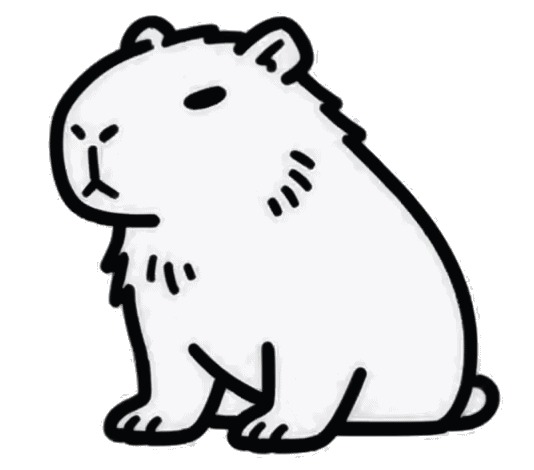
#> input picture StatusMonitor/Assets/mini.webp, 534 x 470 px, found by its file name; its folder holds 4 pictures in this run
$ python align-mini-animations.py
#> lines starting #> are read from the running program, lines starting #| are printed output that depends on the picture
"""Register both clips by resting-pose height, horizontal center and foot baseline.

One fixed affine transform per clip preserves its motion. The shared crop fits all
frames, rather than recentering each frame and cancelling the actual performance.
"""
import io
import json
import zipfile
from pathlib import Path
from PIL import Image

clips = {}
for name, source in [('mini-click', 'mini'), ('mini-drag', 'startup')]:
    frames, durations = [], []
    with Image.open(f'StatusMonitor/Assets/{source}.webp') as image:
#> image is the input picture: PIL image 534x470 RGBA; mean R, G, B, A 101.3, 101.1, 102.2, 137
        for index in range(image.n_frames):
            image.seek(index)
            frames.append(image.convert('RGBA'))
            durations.append(image.info['duration'])
#> after the loop, durations = 66 values from 100 to 100; frames = 66 items
    left, top, right, bottom = frames[0].getbbox()
#> left = 48; top = 12; right = 503; bottom = 458
    center, height = (left + right) / 2, bottom - top
#> center = 275.5; height = 446
    bounds = [f.getbbox() for f in frames]
#> bounds = 66 items, first 6: (48, 12, 503, 458), (48, 12, 503, 458), (48, 12, 503, 458), (48, 12, 503, 458), (48, 12, 503, 458), (48, 12, 503, 458)
    clips[name] = dict(frames=frames, durations=durations, center=center,
                       height=height, bottom=bottom, bounds=bounds)
#> pass 2 of the loop `for name, source in [('mini-click', 'mini'), ('mini-drag', 'startup')]:`:
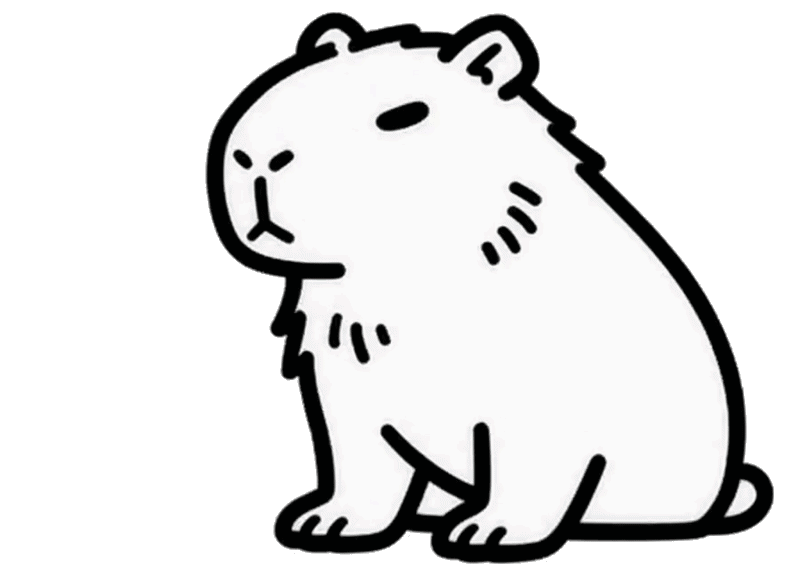
#> input picture StatusMonitor/Assets/startup.webp, 798 x 577 px, found by its file name
#> image is the input picture: PIL image 798x577 RGBA; mean R, G, B, A 88.6, 88.6, 88.6, 117.9
#> `left, top, right, bottom = frames[0].getbbox()`: left = 205; right = 774; bottom = 564
#> center = 489.5; height = 552
#> bounds = 66 items, first 6: (205, 12, 774, 564), (205, 12, 774, 564), (205, 12, 774, 564), (205, 12, 774, 564), (202, 13, 774, 564), (196, 16, 773, 564)

all_bounds = [( (b[0]-c['center'])/c['height'], (b[1]-c['bottom'])/c['height'],
                (b[2]-c['center'])/c['height'], (b[3]-c['bottom'])/c['height'])
              for c in clips.values() for b in c['bounds']]
#> all_bounds = 132 items, first 6: (-0.51, -1, 0.51, 0), (-0.51, -1, 0.51, 0), (-0.51, -1, 0.51, 0), (-0.51, -1, 0.51, 0), (-0.51, -1, 0.51, 0), (-0.51, -1, 0.51, 0)
min_x, min_y = min(b[0] for b in all_bounds), min(b[1] for b in all_bounds)
#> min_x = -0.865; min_y = -1
max_x, max_y = max(b[2] for b in all_bounds), max(b[3] for b in all_bounds)
#> max_x = 0.559; max_y = 0.00181
baseline = 236
rest_height = min(240 / (max_x-min_x), 228 / -min_y)
#> rest_height = 168.5
if max_y > 0:
    rest_height = min(rest_height, (248-baseline)/max_y)
anchor_x = (256 - (max_x-min_x)*rest_height)/2 - min_x*rest_height
#> anchor_x = 153.8
report = dict(canvas=[256,256], centerX=anchor_x, footBaseline=baseline, restHeight=rest_height, clips={})
#> report = 5 items
for name, clip in clips.items():
    scale = rest_height / clip['height']
#> scale = 0.378
    matrix = (1/scale, 0, clip['center']-anchor_x/scale,
              0, 1/scale, clip['bottom']-baseline/scale)
#> matrix = (2.65, 0, -131.5, 0, 2.65, -166.5)
    frames = [f.transform((256,256), Image.Transform.AFFINE, matrix, Image.Resampling.BICUBIC) for f in clip['frames']]
    # All original nontransparent bounds fit the shared canvas with safety padding.
    for left, top, right, bottom in clip['bounds']:
        assert 0 <= anchor_x+(left-clip['center'])*scale < anchor_x+(right-clip['center'])*scale <= 256
        assert 0 <= baseline+(top-clip['bottom'])*scale < baseline+(bottom-clip['bottom'])*scale <= 256
#> this loop made 66 passes
    output = Path(f'StatusMonitor/Assets/{name}.webp')
    frames[0].save(output, save_all=True, append_images=frames[1:], duration=clip['durations'], loop=1, lossless=True, exact=True, method=6)
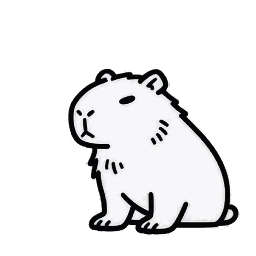
#> saved as mini-click.webp: PIL image 256x256 RGBA; mean R, G, B, A 55.4, 55.4, 56, 74.9; transparent parts drawn white
    with Image.open(output) as decoded, zipfile.ZipFile(output.with_suffix('.frames.zip'), 'w', zipfile.ZIP_DEFLATED) as archive:
        timing = []
        for index in range(decoded.n_frames):
            decoded.seek(index)
            frame = decoded.convert('RGBA')
            timing.append(decoded.info['duration'])
            buffer = io.BytesIO(); frame.save(buffer, format='PNG')
            archive.writestr(f'{index:03}.png', buffer.getvalue())
#> after the loop, timing = 66 values from 100 to 100
        archive.writestr('durations.json', json.dumps(timing))
        assert sum(timing) == sum(clip['durations']) and decoded.info['loop'] == 1
    report['clips'][name] = dict(scale=scale, firstBounds=frames[0].getbbox(), lastBounds=frames[-1].getbbox(), durationMs=sum(clip['durations']))
#> pass 2 of the loop `for name, clip in clips.items():`:
#> scale = 0.305
#> matrix = (3.27, 0, -14.2, 0, 3.27, -208.9)
#> the loop `for left, top, right, bottom in clip['bounds']:` made 66 passes
#> `frames[0].save(output, save_all=True, append_images=frames[1:], durati..`:
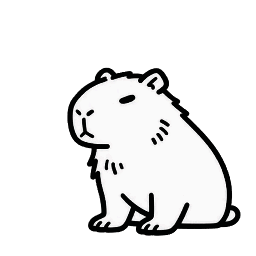
#> saved as mini-drag.webp: PIL image 256x256 RGBA; mean R, G, B, A 58.1, 58.1, 58.1, 77.2; transparent parts drawn white
Path('dev/verification/mini-animation/alignment.json').write_text(json.dumps(report, indent=2), encoding='utf-8')
print(json.dumps(report))
#> (printed output is left out)
